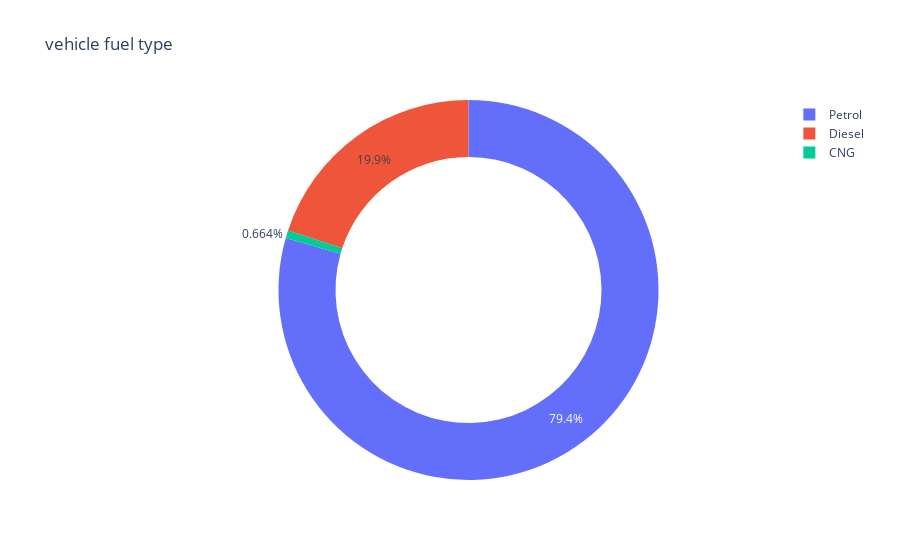

Notebook source saved alongside this figure:
### Markdown cell above
5. which type of fuel used by most of the vehicle ?

### Code cell
px.pie(data_frame = dataset ,names = dataset.Fuel_Type.value_counts().index,values = dataset.Fuel_Type.value_counts().values,
      title = "vehicle fuel type " ,hole = 0.7
      )

### Figure 1 — Plotly figure (JSON) as saved in the notebook; plotly's stock layout.template omitted (floating-point values rounded to 4 significant figures)
{"data": [{"domain": {"x": [0, 1], "y": [0, 1]}, "hole": 0.7, "hovertemplate": "label=%{label}<br>value=%{value}<extra></extra>", "labels": ["Petrol", "Diesel", "CNG"], "legendgroup": "", "name": "", "showlegend": true, "type": "pie", "values": [239, 60, 2]}], "layout": {"legend": {"tracegroupgap": 0}, "title": {"text": "vehicle fuel type "}}}
